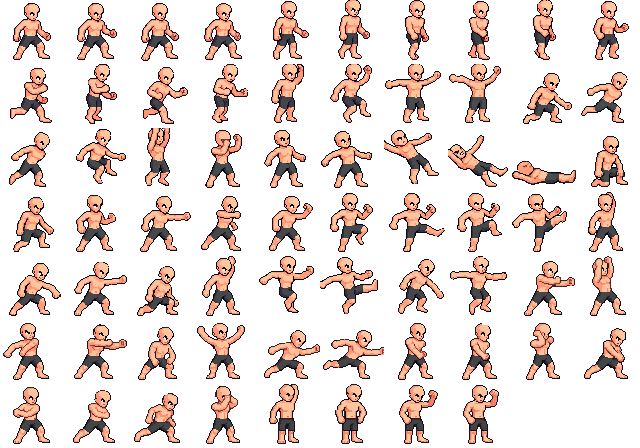
#> input picture assets/creator/body/sheet.png, 640 x 448 px
$ python check_dressed.py ../../assets/creator/body/sheet.png
#> lines starting #> are read from the running program, lines starting #| are printed output that depends on the picture; after the words box and inside, x2 and y2 are one past the last pixel; in counts of white or black regions, pixels touching at a corner belong together
"""Findet Posen, in denen PixelLab die Figur nicht angezogen hat
(Kleidungsebenen deutlich kleiner als im Median des Outfits)."""
import json
import sys
from pathlib import Path
from statistics import median
from PIL import Image
ROOT = Path(__file__).resolve().parents[2]
names = [f["name"] for g in json.load(open(ROOT / "tools/pixellab/creator_base/frames.json")) for f in g["frames"]]
#> (reads tools/pixellab/creator_base/frames.json from the repository)
body = Image.open(ROOT / "assets/creator/body/sheet.png").getchannel("A")
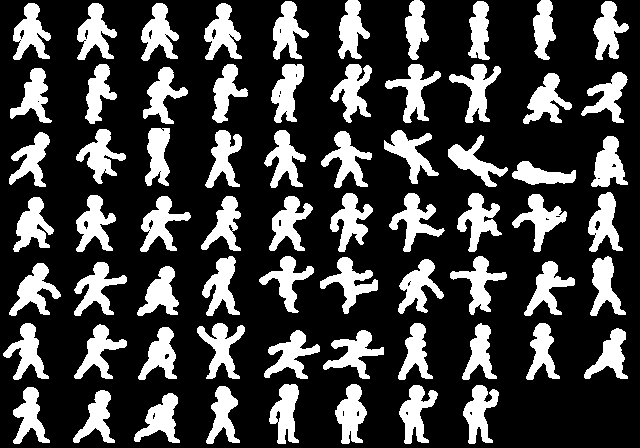
#> body: PIL image 640x448 L; 26% white; 68 white regions, largest, box (x1, y1, x2, y2) and area: (389, 193, 445, 252) 1201, (197, 323, 245, 379) 1201, (140, 196, 191, 252) 1200
for o in sys.argv[1:]:
#> (the run stopped early here; a loop or call above may not have finished)
